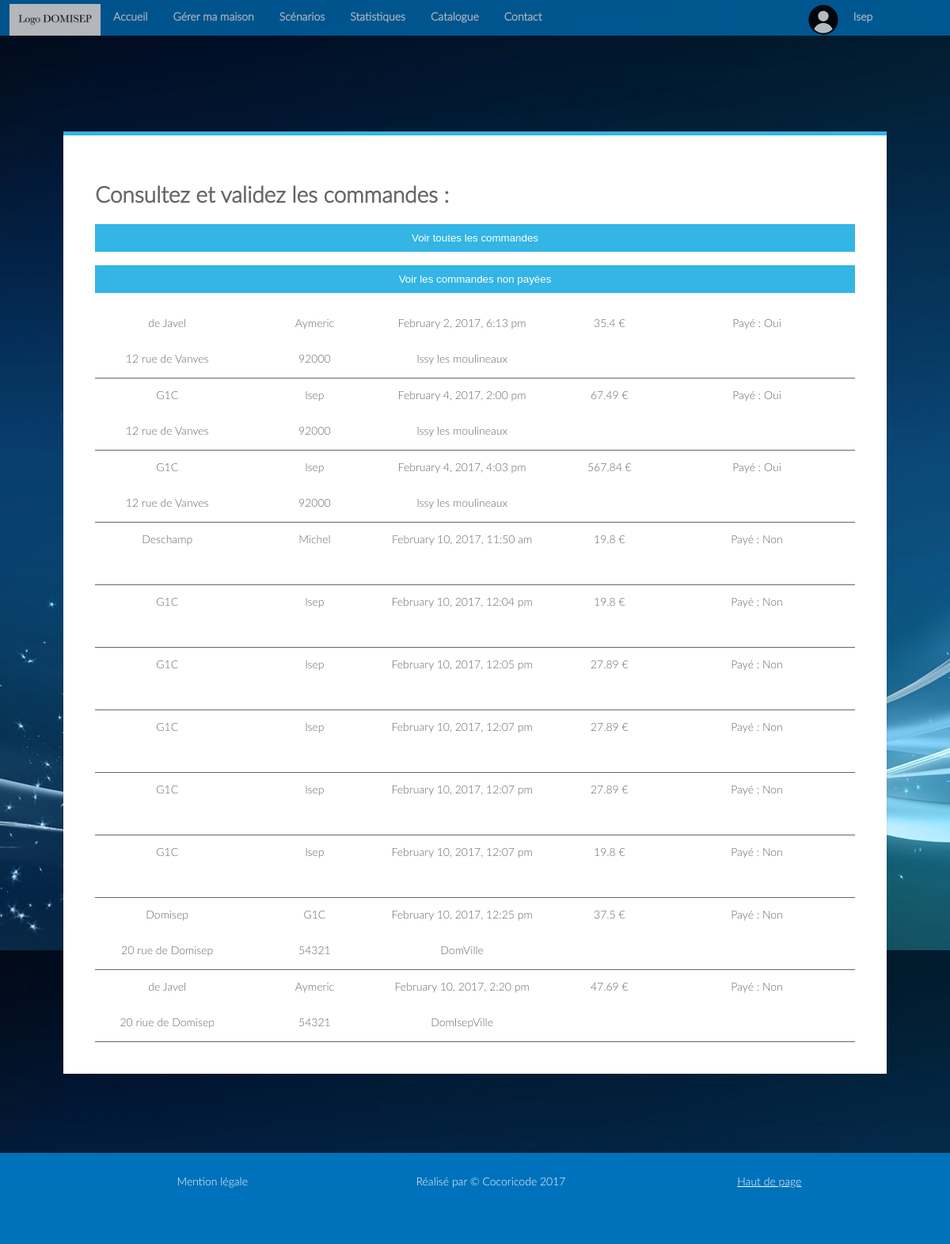
The app's page /index.php?page=cmd (signed in) with its own data.
### tables this page shows
CREATE TABLE `commande` (
  `Id` int(10) NOT NULL,
  `Id_Utilisateur` int(10) NOT NULL,
  `Nom` varchar(30) NOT NULL,
  `Prenom` varchar(30) NOT NULL,
  `Adresse` varchar(200) NOT NULL,
  `CodePostal` varchar(10) NOT NULL,
  `Ville` varchar(20) NOT NULL,
  `Date` varchar(50) NOT NULL,
  `Prix` varchar(10) NOT NULL,
  `Payement` varchar(10) NOT NULL,
  `KeyCom` varchar(100) NOT NULL
);

### Vue/gestioncommandes.php (the view, shortened to what this page needs)
<?php
include 'Modele/connexion_bdd.php';
if ($_SESSION ['admin'] != '1') {
	header ( 'Location: index.php?page=accueil' );
} else {
	?>
<div class="module3">
	<div class="module form-block">
		<h1>Consultez et validez les commandes :</h1>
		<button onclick='document.location.href="index.php?page=cmd" '>Voir
			toutes les commandes</button><br>
		<br>
		<button
			onclick='document.location.href="index.php?page=cmd&voir=nonpaye" '>Voir
			les commandes non payées</button>
		<br>
		<br>
	<?php
	if (isset($_GET['voir']) AND $_GET['voir'] == "nonpaye") {
		$req = $mysqli->query ( "SELECT * FROM Commande WHERE Payement ='Non'" );
	} else {
		$req = $mysqli->query ( "SELECT * FROM Commande " );
	}
	while ( $don = $req->fetch_array ( MYSQLI_ASSOC ) ) {
		?>
	<div class="commandes">
			<div class="panier" style="cursor: pointer"
				onclick='affich("<?php echo $don['Id'] ?>")'>
				<p class="nom"><?php echo $don['Nom'] ?></p>
				<p class="nom"><?php echo $don['Prenom'] ?></p>
				<p class="date"><?php echo $don['Date'] ?></p>
				<p class="prix"><?php echo $don['Prix'] ?> €</p>
				<p class="nom">Payé : <?php echo $don['Payement'] ?></p>
				<p class="adresse"><?php echo $don['Adresse'] ?></p>
				<p class="codepostal"><?php echo $don['CodePostal'] ?></p>
				<p class="ville"><?php echo $don['Ville'] ?></p>
			</div>
		</div>
<?php
	}
	?>
</div>
</div>
<?php
}
?>

### Vue/style.css (style rules this page uses)
body { font-family: LatoLight; margin: 0; padding: 0; background-image: url('Vue/background.jpg'); background-size: 100%; height: 100%; }
body { background: #e9e9e9; background-image:url(background.jpg); color: #666666; font-size: 14px; -webkit-font-smoothing: antialiased; -moz-osx-font-smoothing: grayscale; }
.module3 { position: relative; padding-top: 8%; width: 100%; height : 100%; margin-bottom : 100px; }
.module3 .panier { border-bottom: solid; border-width: 0.5px; }
.module3 .panier p { display: inline-block; width: 19%; text-align: center; }
.form-block { position: relative; background: #ffffff; max-width: 80%; border-top: 5px solid #33b5e5; box-shadow: 0 0 3px rgba(0, 0, 0, 0.1); margin: 0 auto; padding: 40px; }
.form-block button { cursor: pointer; background: #33b5e5; width: 100%; border: 0; padding: 10px 15px; color: #ffffff; -webkit-transition: 0.3s ease; transition: 0.3s ease; }

### records on screen
commande: Nom "de Javel", Prenom "Aymeric", Date "February 2, 2017, 6:13 pm", Prix "35.4", Payement "Oui", Adresse "12 rue de Vanves", CodePostal "92000", Ville "Issy les moulineaux"
commande: Nom "G1C", Prenom "Isep", Date "February 4, 2017, 2:00 pm", Prix "67.49", Payement "Oui", Adresse "12 rue de Vanves", CodePostal "92000", Ville "Issy les moulineaux"
commande: Nom "G1C", Prenom "Isep", Date "February 4, 2017, 4:03 pm", Prix "567.84", Payement "Oui", Adresse "12 rue de Vanves", CodePostal "92000", Ville "Issy les moulineaux"
commande: Nom "Deschamp", Prenom "Michel", Date "February 10, 2017, 11:50 am", Prix "19.8", Payement "Non"
commande: Nom "G1C", Prenom "Isep", Date "February 10, 2017, 12:04 pm", Prix "19.8", Payement "Non"
commande: Nom "G1C", Prenom "Isep", Date "February 10, 2017, 12:05 pm", Prix "27.89", Payement "Non"
commande: Nom "G1C", Prenom "Isep", Date "February 10, 2017, 12:07 pm", Prix "27.89", Payement "Non"
commande: Nom "G1C", Prenom "Isep", Date "February 10, 2017, 12:07 pm", Prix "27.89", Payement "Non"
commande: Nom "G1C", Prenom "Isep", Date "February 10, 2017, 12:07 pm", Prix "19.8", Payement "Non"
commande: Nom "Domisep", Prenom "G1C", Date "February 10, 2017, 12:25 pm", Prix "37.5", Payement "Non", Adresse "20 rue de Domisep", CodePostal "54321", Ville "DomVille"
commande: Nom "de Javel", Prenom "Aymeric", Date "February 10, 2017, 2:20 pm", Prix "47.69", Payement "Non", Adresse "20 riue de Domisep", CodePostal "54321", Ville "DomIsepVille"

### other values on screen
$_SESSION['prenom'] "Isep"
